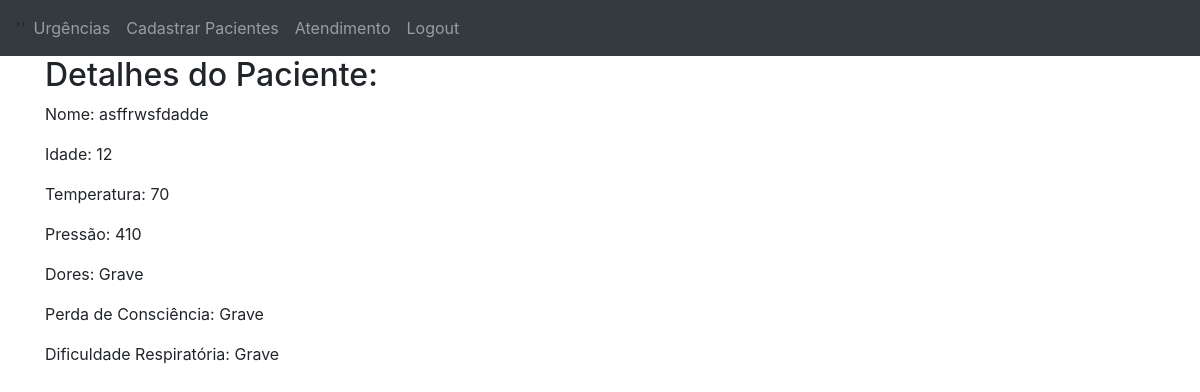
/detalhes_paciente/2 (signed in), run on the app's committed database.
### website/models.py (models this page shows)
class Paciente(db.Model):
    id = db.Column(db.Integer, primary_key=True, unique=True)
    cpf = db.Column(db.String(10000))
    nome = db.Column(db.String(10000))
    idade = db.Column(db.Integer)
    atendimentos = db.relationship('Atendimento', backref='paciente', lazy=True)

class Atendimento(db.Model):
    id = db.Column(db.Integer, primary_key=True, unique=True)
    data_atendimento = db.Column(db.Date, nullable=False, default=datetime.now)
    temperatura = db.Column(db.Integer)
    pressao  = db.Column(db.Integer)
    dores = db.Column(db.Integer)
    perda_consciencia = db.Column(db.Integer)
    dificuldade_respiratoria = db.Column(db.Integer)
    urgencia = db.Column(db.Integer)
    atendido = db.Column(db.Boolean)
    paciente_id = db.Column(db.Integer, db.ForeignKey('paciente.id'))

### website/auth.py (the view)
@auth.route('/detalhes_paciente/<int:paciente_id>')
@login_required
def detalhes_paciente(paciente_id):
    paciente = Paciente.query.get(paciente_id)
    atendimentos = Atendimento.query.filter_by(paciente_id=paciente_id).all()
    return render_template('detalhes_paciente.html', user=current_user, paciente=paciente, atendimentos=atendimentos)

### website/__init__.py (called while the page is built)
def create_app():
    app = Flask(__name__)
    app.config['SECRET_KEY'] = 'senha' #proteger o nosso site
    app.config['SQLALCHEMY_DATABASE_URI'] = f'sqlite:///{DB_NAME}'
    db.init_app(app)
    from .views import views
    from .auth import auth
    app.register_blueprint(views, url_prefix='/')
    app.register_blueprint(auth, url_prefix='/')
    from .models import User, Paciente
    with app.app_context():
        db.create_all()
        print('Banco de dados criado!')
    login_manager = LoginManager()
    login_manager.login_view = 'auth.login'
    login_manager.init_app(app)
    @login_manager.user_loader
    def load_user(id):
        return User.query.get(int(id))
    return app

### website/templates/detalhes_paciente.html (shortened to what this page needs)
{% extends "base.html" %}
{% block conteudo %}
    <h2>Detalhes do Paciente:</h2>
    <p>Nome: {{ paciente.nome }}</p>
    <p>Idade: {{ paciente.idade }}</p>
    {% for atendimento in atendimentos %}
      <p>Temperatura: {{ atendimento.temperatura }}</p>
      <p>Pressão: {{ atendimento.pressao }}</p>
      {% if atendimento.dores == 0 %}
        <p>Dores: Não</p>
      {% elif atendimento.dores == 1 %}
        <p>Dores: Leve</p>
      {% else %}
        <p>Dores: Grave</p>
      {% endif %}
      {% if atendimento.perda_consciencia == 0 %}
        <p>Perda de Consciência: Não</p>
      {% elif atendimento.perda_consciencia == 1 %}
        <p>Perda de Consciência: Leve</p>
      {% else %}
        <p>Perda de Consciência: Grave</p>
      {% endif %}
      {% if atendimento.dificuldade_respiratoria == 0 %}
        <p>Dificuldade Respiratória: Não</p>
      {% elif atendimento.dificuldade_respiratoria == 1 %}
        <p>Dificuldade Respiratória: Leve</p>
      {% else %}
        <p>Dificuldade Respiratória: Grave</p>
      {% endif %}
  {% endfor %}
{% endblock %}

### data on the page
Paciente: nome "asffrwsfdadde", idade "12"
Atendimento: temperatura "70", pressao "410", dores "Dores: Grave", perda_consciencia "Perda de Consciência: Grave", dificuldade_respiratoria "Dificuldade Respiratória: Grave"
